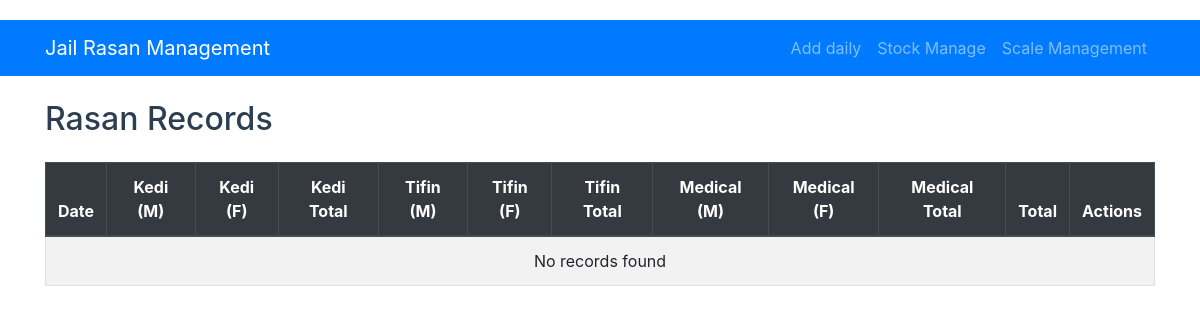
Before: / with the older database file.
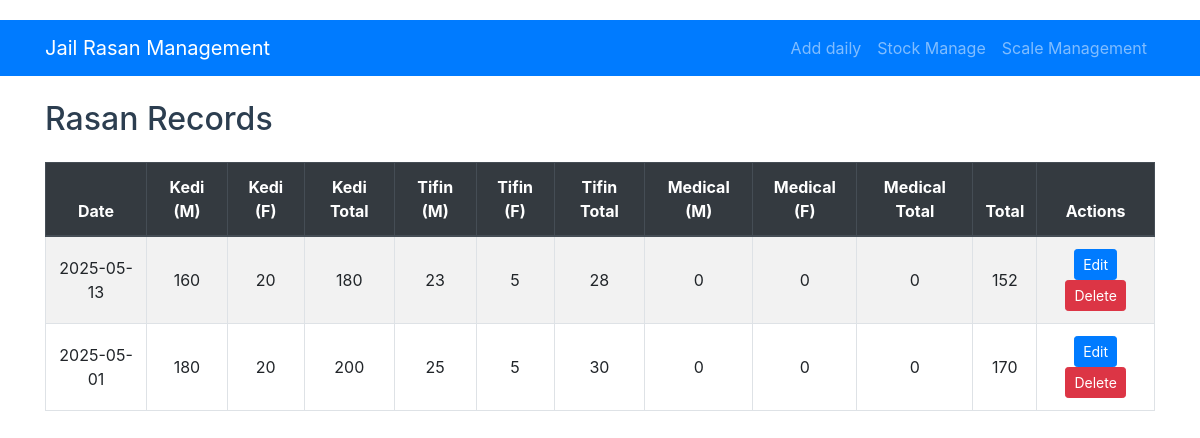
After: the same page with the newer database file.
### models.py (models this page shows, shortened)
class RasanRecord(db.Model):
    id = db.Column(db.Integer, primary_key=True)
    date = db.Column(db.Date, nullable=False, unique=True)
    kedi_m = db.Column(db.Integer, nullable=False, default=0)
    kedi_f = db.Column(db.Integer, nullable=False, default=0)
    tifin_m = db.Column(db.Integer, nullable=False, default=0)
    tifin_f = db.Column(db.Integer, nullable=False, default=0)
    medical_m = db.Column(db.Integer, nullable=False, default=0)
    medical_f = db.Column(db.Integer, nullable=False, default=0)
    def total(self):
        return (self.kedi_m + self.kedi_f) - (self.tifin_m + self.tifin_f) - (self.medical_m + self.medical_f)
    def kedi_total(self):
        return self.kedi_m + self.kedi_f
    def tifin_total(self):
        return self.tifin_m + self.tifin_f
    def medical_total(self):
        return self.medical_m + self.medical_f

### app.py (the view)
@app.route('/')
def index():
    records = RasanRecord.query.order_by(RasanRecord.date.desc()).all()
    return render_template('index.html', records=records)

### templates/index.html
{% extends "base.html" %}
{% block content %}
    <h2 class="mb-4">Rasan Records</h2>
    <div class="table-responsive">
        <table class="table table-striped table-bordered">
            <thead class="thead-dark">
                <tr>
                    <th>Date</th>
                    <th>Kedi (M)</th>
                    <th>Kedi (F)</th>
                    <th>Kedi Total</th>
                    <th>Tifin (M)</th>
                    <th>Tifin (F)</th>
                    <th>Tifin Total</th>
                    <th>Medical (M)</th>
                    <th>Medical (F)</th>
                    <th>Medical Total</th>
                    <th>Total</th>
                    <th>Actions</th>
                </tr>
            </thead>
            <tbody>
                {% for record in records %}
                <tr>
                    <td>{{ record.date.strftime('%Y-%m-%d') }}</td>
                    <td>{{ record.kedi_m }}</td>
                    <td>{{ record.kedi_f }}</td>
                    <td>{{ record.kedi_total() }}</td>
                    <td>{{ record.tifin_m }}</td>
                    <td>{{ record.tifin_f }}</td>
                    <td>{{ record.tifin_total() }}</td>
                    <td>{{ record.medical_m }}</td>
                    <td>{{ record.medical_f }}</td>
                    <td>{{ record.medical_total() }}</td>
                    <td>{{ record.total() }}</td>
                    <td>
                        <a href="{{ url_for('edit_record', id=record.id) }}" class="btn btn-sm btn-primary">Edit</a>
                        <a href="{{ url_for('delete_record', id=record.id) }}" class="btn btn-sm btn-danger" onclick="return confirm('Are you sure?')">Delete</a>
                    </td>
                </tr>
                {% else %}
                <tr>
                    <td colspan="12" class="text-center">No records found</td>
                </tr>
                {% endfor %}
            </tbody>
        </table>
    </div>
{% endblock %}

### templates/base.html (shortened to what this page needs)
<!DOCTYPE html>
<html lang="en">
<head>
    {% block styles %}
    {{ bootstrap.load_css() }}
    <link rel="stylesheet" href="{{ url_for('static', filename='style.css') }}">
    {% endblock %}
</head>
<body>
    <nav class="navbar navbar-expand-lg navbar-dark bg-primary">
        <div class="container">
            <a class="navbar-brand" href="{{ url_for('index') }}">Jail Rasan Management</a>
            <div class="collapse navbar-collapse" id="navbarNav">
                <ul class="navbar-nav ml-auto">
                    <li class="nav-item">
                        <a class="nav-link" href="{{ url_for('add_record') }}">Add daily </a>
                    </li>
                    <li class="nav-item">
                        <a class="nav-link" href="{{ url_for('stock_list') }}">Stock Manage</a>
                    </li>
                    <li class="nav-item">
                        <a class="nav-link" href="{{ url_for('scale_list') }}">Scale Management</a>
                    </li>
                </ul>
            </div>
        </div>
    </nav>
    <div class="container mt-4">
        {% block content %}{% endblock %}
    </div>
</body>
</html>

### static/style.css (style rules this page uses)
body { padding-top: 20px; padding-bottom: 20px; }
.table th, .table td { vertical-align: middle; text-align: center; }
h2, h4 { color: #2c3e50; }

Changed rows visible on the page:
added RasanRecord: date "2025-05-13", kedi_m "160", kedi_f "20", kedi_total "180", tifin_m "23", tifin_f "5", tifin_total "28", medical_m "0", medical_f "0", medical_total "0", total "152"
added RasanRecord: date "2025-05-01", kedi_m "180", kedi_f "20", kedi_total "200", tifin_m "25", tifin_f "5", tifin_total "30", medical_m "0", medical_f "0", medical_total "0", total "170"
Other visible differences:
text no longer shown: "No records found"
